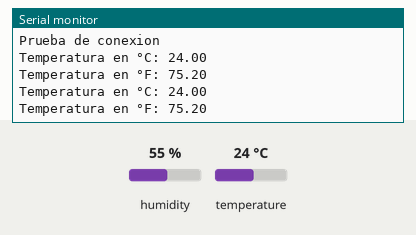
This sketch was run on a simulated ESP32. Shown: the last lines printed to the serial monitor. The test bench sets the inputs (shaded band); at power-on: temperature 24 °C, humidity 55 %.

Above: at 4.8 s.
4.9 s: temperature set to 12 °C
At 6.8 s:
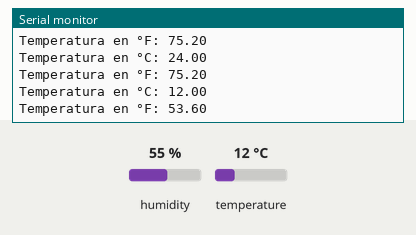
7.9 s: temperature set to 19 °C
At 9.2 s:
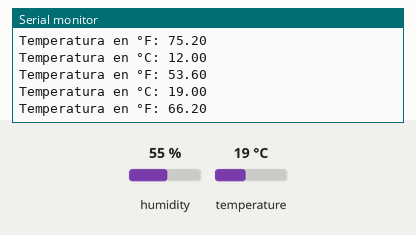
Timing chart, 0 to 10.9 s (numbered marks = the images above; inputs shaded):
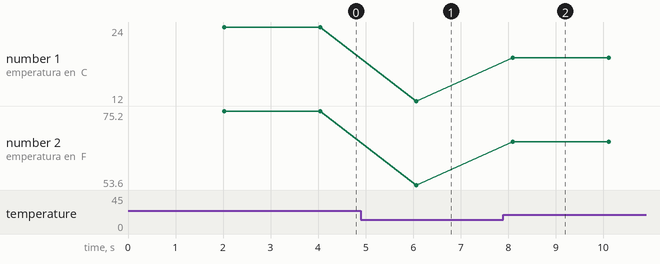

The sketch:

ESP32CAM_DHT11_Example.ino
```cpp
#include "DHT.h" // Biblioteca que contiene los parámetros de medición del sensor DHT

#define DHTPIN 12   // Definición de la variable que utilizaremos, bajo el PIN 12

#define DHTTYPE DHT11   // Definición del tipo de archivo


DHT dht(DHTPIN, DHTTYPE); // Definición de la función que recibe el pin de entrada y tipo de archivo

void setup() {
  Serial.begin(115200); // Selección de velocidad de conexión
  Serial.println(F("Prueba de conexion"));

  /*
  La F permite decidir sobre en dónde 'vivirán' las cadenas de Strings que se compilen en el programa,
  es decir, si se ocupa la F() sobre un String, dicha cadena no será copiada a la RAM durante la ejecución del programa,
  sino que se mantendrá dentro de la MEMFLASH de la computadora, permitiendo mantener una mayor cantidad de
  RAM dinámica disponible a costa de menor espacio en MEMFLASH para código.
  */

  dht.begin();  // Inicio del sensor
}

void loop() {
  delay(2000); // Espera de tiempo para no perder información en lo que se inicia el sensor

  float t = dht.readTemperature();  // Temperatura en °C
  float f = dht.readTemperature(true); // Temperatura en °F

  if ( isnan(t) || isnan(f)) {
    Serial.println(F("No hay conexion")); // EN caso de no recibir mensaje, mandar mensaje
    return;
  }


  Serial.print(F("Temperatura en °C: "));  // Envío (como impresión) de temperatura °C al monitor serial
  Serial.print(t);
  Serial.print(F("\n"));
  Serial.print(F("Temperatura en °F: ")); // Envío (como impresión) de temperatura °F al monitor serial
  Serial.print(f);
  Serial.print(F("\n"));


}
```

Measured:
- after the input at 4.9 s, the serial monitor: prints a new line after 1.2 s (image 1)
- after the input at 7.9 s, the serial monitor: prints a new line after 0.19 s (image 2)
- plotted number 1: 24 → 12 after the input at 4.9 s, 12 → 19 after the input at 7.9 s
- plotted number 2: 75.2 → 53.6 after the input at 4.9 s, 53.6 → 66.2 after the input at 7.9 s
